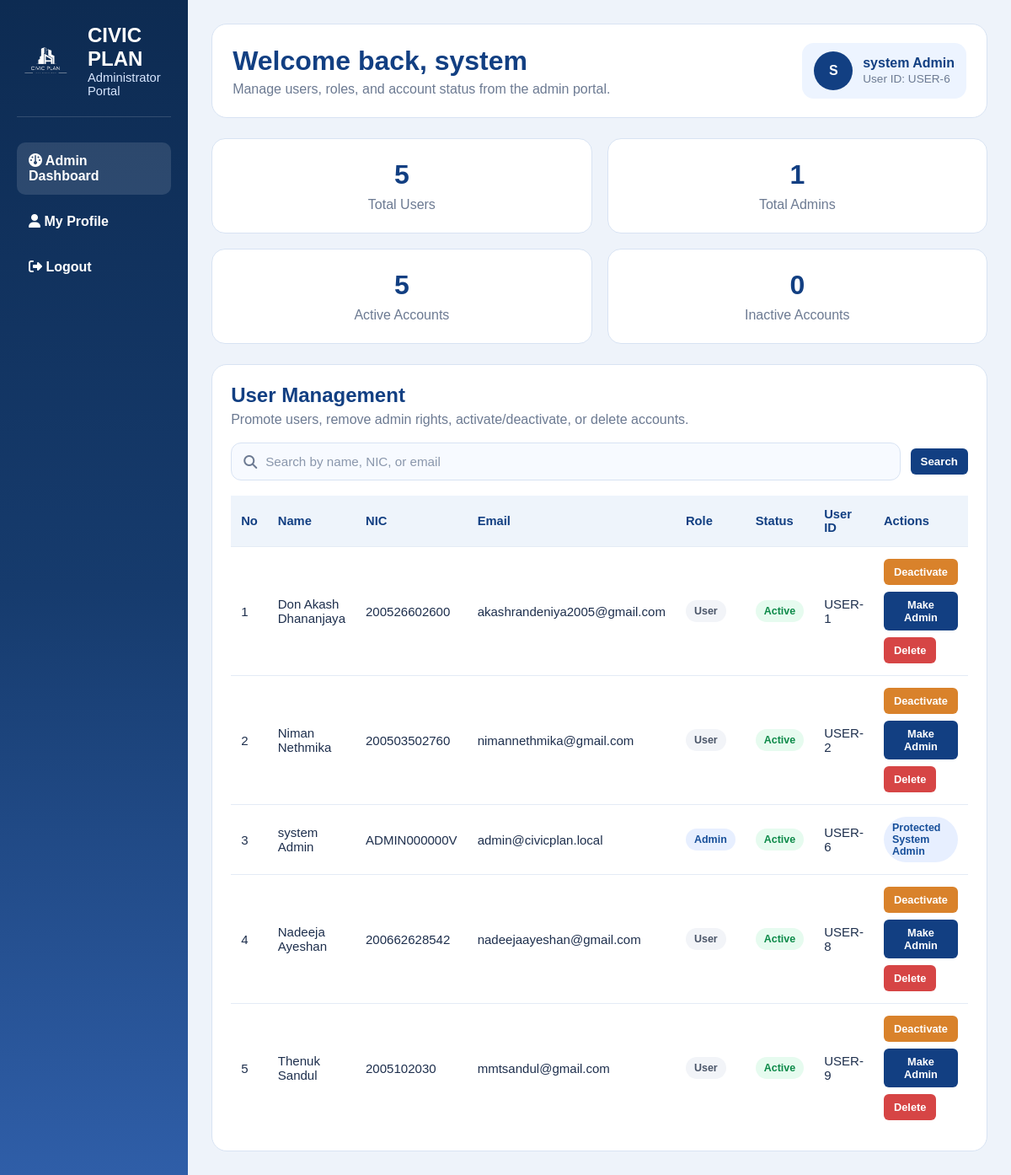
The app's page /admin/dashboard (signed in) with its own data.
### tables this page shows
CREATE TABLE users (
    user_id INTEGER PRIMARY KEY AUTOINCREMENT,
    first_name TEXT NOT NULL,
    last_name TEXT NOT NULL,
    phone_number TEXT,
    email TEXT UNIQUE NOT NULL,
    password_hash TEXT NOT NULL,
    date_of_birth TEXT,
    address TEXT,
    city TEXT,
    nic TEXT UNIQUE NOT NULL,
    is_admin BOOLEAN DEFAULT FALSE,
    created_at TEXT DEFAULT CURRENT_TIMESTAMP
, employee_id TEXT, is_active BOOLEAN DEFAULT 1);

### routes/admin_routes.py (the view)
@admin_bp.route("/admin/dashboard")
def admin_dashboard():
    admin_user, redirect_response = admin_required()
    if redirect_response:
        return redirect_response
    search_query = request.args.get("search", "").strip()
    conn = get_connection()
    cursor = conn.cursor()
    cursor.execute("SELECT COUNT(*) AS total_users FROM users")
    total_users = cursor.fetchone()["total_users"]
    cursor.execute("SELECT COUNT(*) AS total_admins FROM users WHERE is_admin = 1")
    total_admins = cursor.fetchone()["total_admins"]
    cursor.execute("SELECT COUNT(*) AS active_users FROM users WHERE is_active = 1")
    active_users = cursor.fetchone()["active_users"]
    cursor.execute("SELECT COUNT(*) AS inactive_users FROM users WHERE is_active = 0")
    inactive_users = cursor.fetchone()["inactive_users"]
    if search_query:
        like_term = f"%{search_query}%"
        cursor.execute(
            """
            SELECT *
            FROM users
            WHERE (
                first_name || ' ' || last_name LIKE ?
                OR first_name LIKE ?
                OR last_name LIKE ?
                OR nic LIKE ?
                OR email LIKE ?
            )
            ORDER BY user_id ASC
            """,
            (like_term, like_term, like_term, like_term, like_term),
        )
    else:
        cursor.execute(
            """
            SELECT *
            FROM users
            ORDER BY user_id ASC
            """
        )
    users = cursor.fetchall()
    conn.close()
    return render_template(
        "admin_dashboard.html",
        user=admin_user,
        users=users,
        total_users=total_users,
        total_admins=total_admins,
        active_users=active_users,
        inactive_users=inactive_users,
        search_query=search_query,
    )

### database/db_connection.py (called while the page is built)
def get_connection():
    conn = sqlite3.connect(db_path)
    conn.row_factory = sqlite3.Row
    conn.execute("PRAGMA foreign_keys = ON")
    return conn

### routes/admin_routes.py (called while the page is built)
def get_current_user():
    if "user_id" not in session:
        return None
    conn = get_connection()
    cursor = conn.cursor()
    cursor.execute("""
        SELECT * FROM users
        WHERE user_id = ?
    """, (session["user_id"],))
    user = cursor.fetchone()
    conn.close()
    return user

def admin_required():
    user = get_current_user()
    if not user:
        flash("Please sign in first.", "error")
        return None, redirect(url_for("auth.login"))
    if not user["is_admin"]:
        flash("Admin access only.", "error")
        return None, redirect(url_for("main.dashboard"))
    return user, None

### templates/admin_dashboard.html (shortened to what this page needs)
<!DOCTYPE html>
<html lang="en">
<head>
    <link rel="stylesheet" href="{{ url_for('static', filename='admin_dashboard.css') }}" />
    <link rel="stylesheet" href="https://cdnjs.cloudflare.com/ajax/libs/font-awesome/6.5.0/css/all.min.css" />
</head>
<body>
    <div class="admin-shell">
        <aside class="sidebar">
            <div class="sidebar-brand">
                <img src="{{ url_for('static', filename='images/logo-removebackground.png') }}" alt="Logo">
                <div>
                    <h2>CIVIC PLAN</h2>
                    <p>Administrator Portal</p>
                </div>
            </div>
            <nav class="sidebar-nav">
                <a href="{{ url_for('admin.admin_dashboard') }}" class="active">
                    <i class="fa-solid fa-gauge"></i> Admin Dashboard
                </a>
                <a href="{{ url_for('user.account') }}">
                    <i class="fa-solid fa-user"></i> My Profile
                </a>
                <a href="{{ url_for('auth.logout') }}">
                    <i class="fa-solid fa-right-from-bracket"></i> Logout
                </a>
            </nav>
        </aside>
        <main class="main-content">
            <header class="topbar">
                <div>
                    <h1>Welcome back, {{ user['first_name'] }}</h1>
                    <p>Manage users, roles, and account status from the admin portal.</p>
                </div>
                <div class="admin-chip">
                    <div class="avatar">{{ user['first_name'][0] | upper }}</div>
                    <div>
                        <strong>{{ user['first_name'] }} {{ user['last_name'] }}</strong>
                        <span>User ID: USER-{{ user['user_id'] }}</span>
                    </div>
                </div>
            </header>
            <section class="stats-grid">
                <div class="stat-card">
                    <h3>{{ total_users }}</h3>
                    <p>Total Users</p>
                </div>
                <div class="stat-card">
                    <h3>{{ total_admins }}</h3>
                    <p>Total Admins</p>
                </div>
                <div class="stat-card">
                    <h3>{{ active_users }}</h3>
                    <p>Active Accounts</p>
                </div>
                <div class="stat-card">
                    <h3>{{ inactive_users }}</h3>
                    <p>Inactive Accounts</p>
                </div>
            </section>
            <section class="panel">
                <div class="panel-header">
                    <h2>User Management</h2>
                    <p>Promote users, remove admin rights, activate/deactivate, or delete accounts.</p>
                </div>
                <form class="search-form" method="GET" action="{{ url_for('admin.admin_dashboard') }}">
                    <div class="search-input-group">
                        <i class="fa-solid fa-magnifying-glass"></i>
                        <input type="text" name="search" placeholder="Search by name, NIC, or email"
                            value="{{ search_query if search_query else '' }}" />
                    </div>
                    <button type="submit" class="btn primary">Search</button>
                </form>
                <div class="table-wrap">
                    <table>
                        <thead>
                            <tr>
                                <th>No</th>
                                <th>Name</th>
                                <th>NIC</th>
                                <th>Email</th>
                                <th>Role</th>
                                <th>Status</th>
                                <th>User ID</th>
                                <th>Actions</th>
                            </tr>
                        </thead>
                        <tbody>
                            {% if users %}
                            {% for u in users %}
                            <tr>
                                <td>{{ loop.index }}</td>
                                <td>{{ u['first_name'] }} {{ u['last_name'] }}</td>
                                <td>{{ u['nic'] if u['nic'] else '-' }}</td>
                                <td>{{ u['email'] }}</td>
                                <td>
                                    {% if u['is_admin'] %}
                                    <span class="badge admin">Admin</span>
                                    {% else %}
                                    <span class="badge user">User</span>
                                    {% endif %}
                                </td>
                                <td>
                                    {% if u['is_active'] %}
                                    <span class="badge active">Active</span>
                                    {% else %}
                                    <span class="badge inactive">Inactive</span>
                                    {% endif %}
                                </td>
                                <td>USER-{{ u['user_id'] }}</td>
                                <td>
                                    {% set is_system_admin = (u['email'] == 'admin@civicplan.local' and u['nic'] ==
                                    'ADMIN000000V') %}
                                    {% if is_system_admin %}
                                    <div class="action-buttons">
                                        <span class="badge admin">Protected System Admin</span>
                                    </div>
                                    {% else %}
                                    <div class="action-buttons">
                                        <form action="{{ url_for('admin.toggle_user_status', user_id=u['user_id']) }}"
                                            method="POST">
                                            <button type="submit" class="btn small warning">
                                                {% if u['is_active'] %}Deactivate{% else %}Activate{% endif %}
                                            </button>
                                        </form>
                                        {% if not u['is_admin'] %}
                                        <form action="{{ url_for('admin.make_admin', user_id=u['user_id']) }}"
                                            method="POST">
                                            <button type="submit" class="btn small primary">Make Admin</button>
                                        </form>
                                        {% else %}
                                        <form action="{{ url_for('admin.remove_admin', user_id=u['user_id']) }}"
                                            method="POST">
                                            <button type="submit" class="btn small secondary">Remove Admin</button>
                                        </form>
                                        {% endif %}
                                        <form action="{{ url_for('admin.delete_user', user_id=u['user_id']) }}"
                                            method="POST"
                                            onsubmit="return confirm('Are you sure you want to delete this user?');">
                                            <button type="submit" class="btn small danger">Delete</button>
                                        </form>
                                    </div>
                                    {% endif %}
                                </td>
                            </tr>
                            {% endfor %}
                            {% else %}
                            <tr>
                                <td colspan="8" class="no-results">No users found.</td>
                            </tr>
                            {% endif %}
                        </tbody>
                    </table>
                </div>
            </section>
        </main>
    </div>
</body>
</html>

### static/admin_dashboard.css (style rules this page uses)
* { margin: 0; padding: 0; box-sizing: border-box; font-family: Arial, Helvetica, sans-serif; }
body { background: #eef3fa; color: #1e2f4d; }
.admin-shell { display: flex; min-height: 100vh; }
.sidebar { width: 280px; background: linear-gradient(to bottom, #0d2b52, #163b6d, #2f5ea8); color: white; padding: 28px 20px; }
.sidebar-brand { display: flex; align-items: center; gap: 14px; margin-bottom: 30px; padding-bottom: 22px; border-bottom: 1px solid rgba(255, 255, 255, 0.15); }
.sidebar-brand img { width: 70px; height: auto; }
.sidebar-brand h2 { font-size: 1.5rem; }
.sidebar-brand p { color: #d8e7ff; font-size: 0.92rem; }
.sidebar-nav { display: flex; flex-direction: column; gap: 10px; }
.sidebar-nav a { color: white; text-decoration: none; padding: 13px 14px; border-radius: 10px; font-weight: 600; }
.sidebar-nav a:hover, .sidebar-nav a.active { background: rgba(255, 255, 255, 0.12); }
.main-content { flex: 1; padding: 28px; }
.topbar { background: white; border-radius: 18px; padding: 22px 24px; display: flex; justify-content: space-between; align-items: center; margin-bottom: 24px; border: 1px solid #d8e3f3; }
.topbar h1 { color: #123f82; font-size: 2rem; margin-bottom: 6px; }
.topbar p { color: #6c7a92; }
.admin-chip { display: flex; align-items: center; gap: 12px; background: #edf4ff; padding: 10px 14px; border-radius: 14px; }
.avatar { width: 46px; height: 46px; border-radius: 50%; background: #123f82; color: white; display: flex; align-items: center; justify-content: center; font-weight: 800; }
.admin-chip strong { display: block; color: #123f82; }
.admin-chip span { font-size: 0.85rem; color: #6c7a92; }
.stats-grid { display: grid; grid-template-columns: repeat(4, 1fr); gap: 18px; margin-bottom: 24px; }
.stat-card { background: white; border: 1px solid #d8e3f3; border-radius: 16px; padding: 24px 20px; text-align: center; }
.stat-card h3 { font-size: 2rem; color: #123f82; margin-bottom: 8px; }
.stat-card p { color: #6c7a92; }
.panel { background: white; border: 1px solid #d8e3f3; border-radius: 18px; padding: 22px; }
.panel-header { margin-bottom: 18px; }
.panel-header h2 { color: #123f82; margin-bottom: 6px; }
.panel-header p { color: #6c7a92; }
.search-form { display: flex; align-items: center; gap: 12px; flex-wrap: wrap; margin-bottom: 18px; }
.search-input-group { flex: 1; min-width: 280px; display: flex; align-items: center; gap: 10px; background: #f7faff; border: 1px solid #d8e3f3; border-radius: 12px; padding: 0 14px; }
.search-input-group i { color: #6c7a92; }
.search-input-group input { width: 100%; border: none; outline: none; background: transparent; padding: 13px 0; font-size: 0.95rem; color: #1e2f4d; }
.search-input-group input::placeholder { color: #8a97ac; }
.table-wrap { overflow-x: auto; }
table { width: 100%; border-collapse: collapse; }
thead th { background: #eef4fb; color: #123f82; text-align: left; padding: 14px 12px; font-size: 0.92rem; }
tbody td { padding: 14px 12px; border-top: 1px solid #e4ebf5; font-size: 0.94rem; }
.badge { display: inline-block; padding: 6px 10px; border-radius: 999px; font-size: 0.78rem; font-weight: 700; }
.badge.admin { background: #e7efff; color: #174f9a; }
.badge.user { background: #f2f4f8; color: #4a5568; }
.badge.active { background: #e6fbef; color: #0d8a49; }
.action-buttons { display: flex; flex-wrap: wrap; gap: 8px; }
.btn { border: none; border-radius: 6px; padding: 8px 12px; color: white; cursor: pointer; font-weight: 700; text-decoration: none; }
.btn.small { font-size: 0.8rem; }
.btn.primary { background: #123f82; }
.btn.warning { background: #d9822b; }
.btn.danger { background: #d64545; }
@media (max-width: 1200px) { .stats-grid { grid-template-columns: repeat(2, 1fr); } }

### records on screen
users: first_name "system", first_name "S", last_name "Admin", user_id "6", nic "ADMIN000000V", email "admin@civicplan.local", is_admin "Admin", is_active "Active", shows "Protected System Admin"
users: first_name "Don Akash", last_name "Dhananjaya", nic "200526602600", email "akashrandeniya2005@gmail.com", is_admin "User", is_active "Active", user_id "1"
users: first_name "Niman", last_name "Nethmika", nic "200503502760", email "nimannethmika@gmail.com", is_admin "User", is_active "Active", user_id "2"
users: first_name "Nadeeja", last_name "Ayeshan", nic "200662628542", email "nadeejaayeshan@gmail.com", is_admin "User", is_active "Active", user_id "8"
users: first_name "Thenuk", last_name "Sandul", nic "2005102030", email "mmtsandul@gmail.com", is_admin "User", is_active "Active", user_id "9"

### other values on screen
{{ total_users }} "5"
{{ total_admins }} "1"
{{ active_users }} "5"
{{ inactive_users }} "0"
